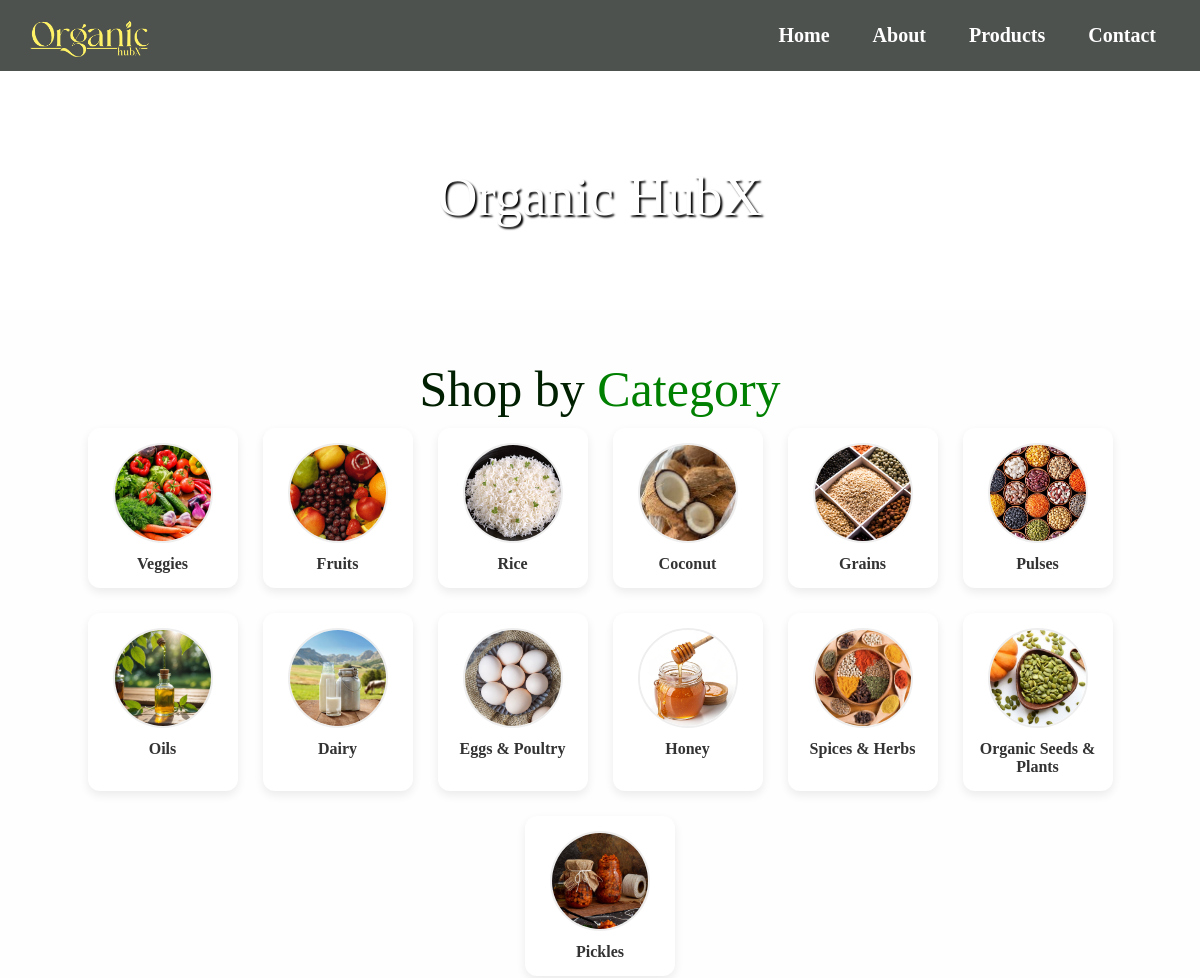
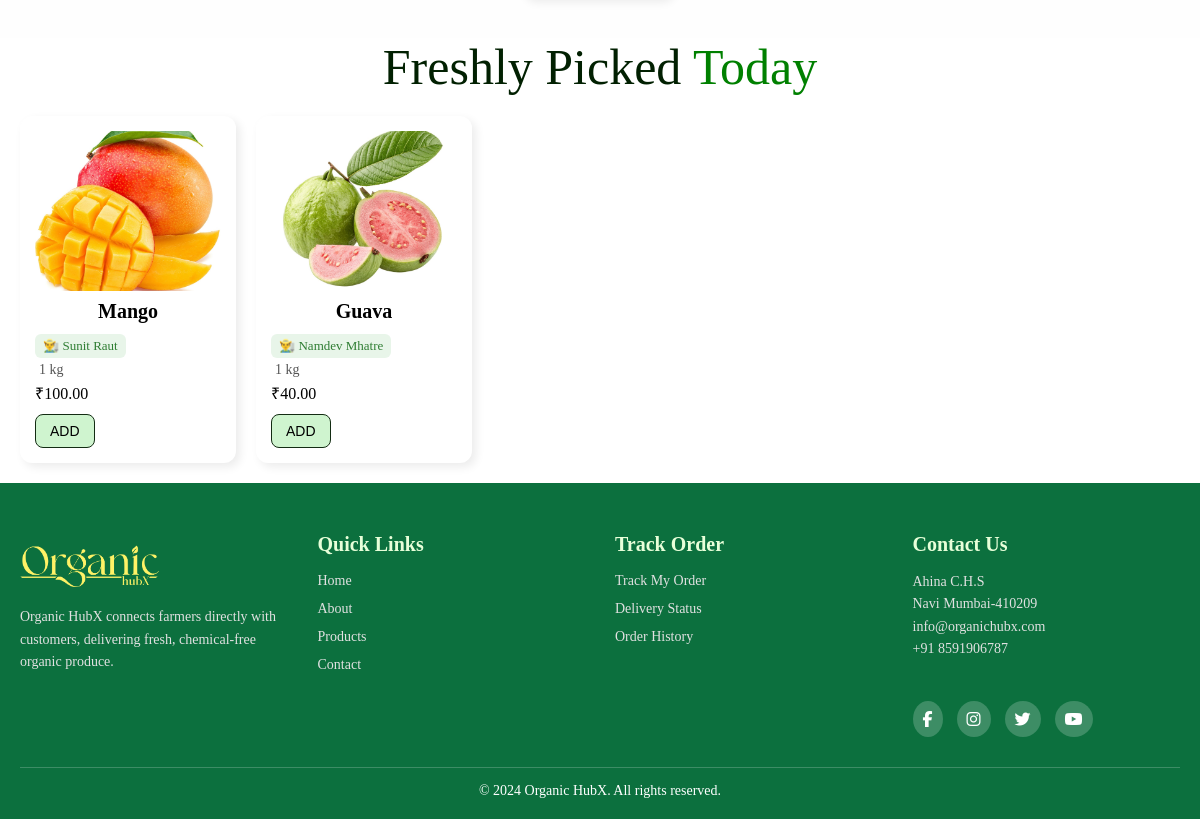
Page /products/?category=2 on the committed database (2 pictures, top to bottom).
### website/models.py (models this page shows, shortened)
class Category(models.Model):
    name = models.CharField(max_length=100)
    image = models.ImageField(upload_to='categories/', blank=True)

class Product(models.Model):
    farmer = models.ForeignKey(User, on_delete=models.CASCADE)
    category = models.ForeignKey(Category, on_delete=models.CASCADE,null=True,blank=True)
    name = models.CharField(max_length=100)
    description = models.TextField()
    price = models.DecimalField(max_digits=10, decimal_places=2)
    quantity = models.PositiveIntegerField()
    UNIT_CHOICES = [
        ('kg', 'Kilogram'),
        ('g', 'Gram'),
        ('l', 'Liter'),
        ('ml', 'Milliliter'),
        ('pcs', 'Pieces'),
    ]
    unit = models.CharField(
        max_length=10,
        choices=UNIT_CHOICES,
        default='kg'
    )
    image = models.ImageField(upload_to='products/')
    created_at = models.DateTimeField(auto_now_add=True)

### website/views.py (the view)
# urls.py: path('products/', views.products, name='products'),
def products(request):
    categories = Category.objects.all()
    products = Product.objects.select_related("farmer", "category")
    category_id = request.GET.get("category")
    if category_id:
        products = products.filter(category_id=category_id)
    return render(request, "website/products.html", {
        "categories": categories,
        "products": products
    })

### website/templates/website/products.html (shortened to what this page needs)
{% load static %}
{% load cart_extras %}
<!DOCTYPE html>
<html lang="en">
<head>
    <link rel="stylesheet" href="{% static 'website/css/style.css' %}">
    <link rel="stylesheet" href="https://cdnjs.cloudflare.com/ajax/libs/font-awesome/6.5.0/css/all.min.css">
    <link rel="stylesheet" href="{% static 'website/css/product.css' %}">
</head>
<body>
<header>
    <div class="container">
        <div class="header-wrap">
            <div class="logo">
                <a href="{% url 'home' %}">
                    <img src="{% static 'website/images/Yellow_logo.png' %}" alt="Organic HubX" width="120">
                </a>
            </div>
            <nav class="menu">
                    <ul class="nav-links">
                        <li><a href="{% url 'home' %}">Home</a></li>
                        <li><a href="{% url 'about' %}">About</a></li>
                        <li><a href="{% url 'products' %}">Products</a></li>
                        <li><a href="{% url 'contact' %}">Contact</a></li>
                    </ul>
                </nav>
        </div>
    </div>
</header>
<section id="image_content">
        <div class="img2"><h1>Organic HubX</h1>
            <h4>Fresh. Clean. Organic.</h4><div>
</section>
    <div class="category-section">
    <h2 class="section-title">Shop by <span>Category</span></h2>
    <div class="category-container">
        {% for cat in categories %}
        <a href="?category={{ cat.id }}" class="category-item">
            <div class="category-image-wrapper">
                {% if cat.image %}
                    <img src="{{ cat.image.url }}" alt="{{ cat.name }}">
                {% else %}
                    <img src="{% static 'website/images/default_category.png' %}" alt="Category">
                {% endif %}
            </div>
            <p class="category-name">{{ cat.name }}</p>
        </a>
        {% endfor %}
    </div>
</div>
    <h2 class="product-title">Freshly Picked <span>Today</span></h2>
    <div class="product-grid">
        {% for product in products %}
        <div class="product-card">
            <img src="{{ product.image.url }}">
            <h4>{{ product.name }}</h4>
            <div class="farmer-badge">
                <p>👨‍🌾 {{ product.farmer.first_name }}</p>
            </div>
            <p class="unit">
                {{ product.quantity }} {{ product.unit }}
            </p>
            <p>₹{{ product.price }}</p>
            <form onsubmit="return false;">
                <button
                    type="button"
                    class="add-btn"
                    onclick="addToCart('{{ product.id }}')">
                    ADD
                </button>
            </form>
        </div>
        {% endfor %}
    </div>
<footer class="main-footer">
    <div class="footer-container">
        <div class="footer-box">
            <img src="{% static 'website/images/Yellow_logo.png' %}" class="footer-logo">
            <p>
                Organic HubX connects farmers directly with customers,
                delivering fresh, chemical-free organic produce.
            </p>
        </div>
        <div class="footer-box">
            <h4>Quick Links</h4>
            <ul>
                <li><a href="{% url 'home' %}">Home</a></li>
                <li><a href="{% url 'about' %}">About</a></li>
                <li><a href="{% url 'products' %}">Products</a></li>
                <li><a href="{% url 'contact' %}">Contact</a></li>
            </ul>
        </div>
        <div class="footer-box">
            <h4>Track Order</h4>
            <ul>
                <li><a href="{% url 'track_order' %}">Track My Order</a></li>
                <li><a href="#">Delivery Status</a></li>
                <li><a href="#">Order History</a></li>
            </ul>
        </div>
        <div class="footer-box">
            <h4>Contact Us</h4>
            <p>Ahina C.H.S </p>
            <p>Navi Mumbai-410209</p>
            <p>info@organichubx.com</p>
            <p>+91 8591906787</p>
            <div class="socials">
                <i class="fab fa-facebook-f"></i>
                <i class="fab fa-instagram"></i>
                <i class="fab fa-twitter"></i>
                <i class="fab fa-youtube"></i>
            </div>
        </div>
    </div>
    <div class="footer-bottom">
        <p>© 2024 Organic HubX. All rights reserved.</p>
    </div>
</footer>
</body>
</html>

### website/static/website/css/style.css (style rules this page uses)
* { margin: 0; padding: 0; box-sizing: border-box; }
section { width: 100%; box-sizing: border-box; }
.container { width: 100%; padding: 0 30px; background-color: rgba(10, 16, 12, 0.72); position: fixed; top: 0; left: 0; z-index: 100; }
.header-wrap { display: flex; align-items: center; justify-content: space-between; padding: 10px 0; }
.menu { display: flex; align-items: center; gap: 20px; }
.nav-links { display: flex; align-items: center; }
.nav-links li { list-style: none; margin-left: 15px; }
.menu ul li a { color: white; text-decoration: none; font-family: Henotica; font-weight: bold; font-size: 20px; padding: 6px 14px; border-radius: 20px; transition: transform 0.3s ease, text-decoration 0.3s ease; }
.main-footer { background: #0c703e; color: #fff; padding: 50px 20px 20px; }
.footer-container { max-width: 1200px; margin: auto; display: grid; grid-template-columns: repeat(auto-fit, minmax(220px, 1fr)); gap: 30px; }
.footer-box h4 { margin-bottom: 15px; font-size: 20px; font-family:Henotica; color: #e8ffd9; }
.footer-box p { font-size: 14px; line-height: 1.6; color: #e1e1e1; }
.footer-logo { width: 140px; margin-bottom: 15px; }
.footer-box ul { list-style: none; }
.footer-box ul li { margin-bottom: 10px; }
.footer-box ul li a { color: #e1e1e1; text-decoration: none; font-size: 14px; transition: 0.3s; }
.socials { margin-top: 40px; }
.socials i { background: rgba(255,255,255,0.2); padding: 10px; border-radius: 50%; margin-right: 10px; cursor: pointer; }
.footer-bottom { text-align: center; border-top: 1px solid rgba(255,255,255,0.2); margin-top: 30px; padding-top: 15px; font-size: 14px; }

### website/static/website/css/product.css (style rules this page uses)
.category-section { padding: 40px 20px; background-color: #fefefe; text-align: center; }
.section-title { font-family: Mogilte; text-align: center; font-weight:lighter; font-size: 50px; margin:10px; color:rgb(1, 32, 1); }
.section-title span { color:green; }
.category-container { display: flex; flex-wrap: wrap; justify-content: center; gap: 25px; }
.category-item { display: flex; flex-direction: column; align-items: center; width: 150px; text-decoration: none; color: #333; background-color: #fff; border-radius: 12px; padding: 15px; box-shadow: 0 4px 10px rgba(0,0,0,0.08); transition: transform 0.3s, box-shadow 0.3s; }
.category-image-wrapper { width: 100px; height: 100px; margin-bottom: 12px; }
.category-image-wrapper img { width: 100%; height: 100%; object-fit: cover; border-radius: 50%; border: 2px solid #eee; transition: border-color 0.3s; }
.category-name { font-size: 16px; font-weight: 600; text-align: center; font-family: Henotica; }
#image_content { height:310px; width: 100%; display: flex; justify-content: center; }
.img2 { margin-top: 90px; height:250px; width:1300px; animation: photos 10s infinite ease-in-out; border-radius: 20px; background-size: cover; background-position: center; background-repeat: no-repeat; }
.img2 h1 { font-size: 55px; text-shadow: 2px 2px 2px black; padding-top: 75px; color:white; font-family: Mogilte; font-weight:lighter; text-align: center; }
.img2 h4 { font-size: 30px; margin-top: 0; color: white; text-align: center; font-family: Begiano Serif; font-weight: lighter; }
.product-title { font-family: Mogilte; text-align: center; font-weight:lighter; font-size: 50px; color:rgb(1, 32, 1); }
.product-title span { color:green; }
.product-grid { display: grid; grid-template-columns: repeat(auto-fill, minmax(200px, 1fr)); gap: 20px; padding: 20px; }
.product-card { background: #fff; border-radius: 12px; padding: 15px; box-shadow: 4px 4px 10px rgba(0,0,0,0.08); transition: transform 0.2s ease; }
.product-card h4 { text-align: center; font-family: Henotica; font-size: 20px; padding: 5px; }
.product-card img { width: 100%; height: 160px; object-fit: cover; border-radius: 10px; }
.unit { color: #555; font-size: 14px; padding: 4px; }
.add-btn { background:rgba(193, 241, 193, 0.778) ; border: 1px solid rgb(19, 44, 19); color: black; padding: 8px 14px; border-radius: 8px; font-size: 14px; cursor: pointer; margin-top: 10px; }
.farmer-badge { font-size: 13px; color: #2e7d32; background: #e8f5e9; display: inline-block; padding: 4px 8px; align-items: center; border-radius: 6px; margin-top: 6px; }

### rows in the picture
Category: image (picture), name "Veggies"
Category: image (picture), name "Fruits"
Category: image (picture), name "Rice"
Category: image (picture), name "Coconut"
Category: image (picture), name "Grains"
Category: image (picture), name "Pulses"
Category: image (picture), name "Oils"
Category: image (picture), name "Dairy"
Category: image (picture), name "Eggs & Poultry"
Category: image (picture), name "Honey"
Category: image (picture), name "Spices & Herbs"
Category: image (picture), name "Organic Seeds & Plants"
Category: image (picture), name "Pickles"
Product: image (picture), name "Mango", farmer.first_name "Sunit Raut", quantity "1", unit "kg", price "100.00"
Product: image (picture), name "Guava", farmer.first_name "Namdev Mhatre", quantity "1", unit "kg", price "40.00"
